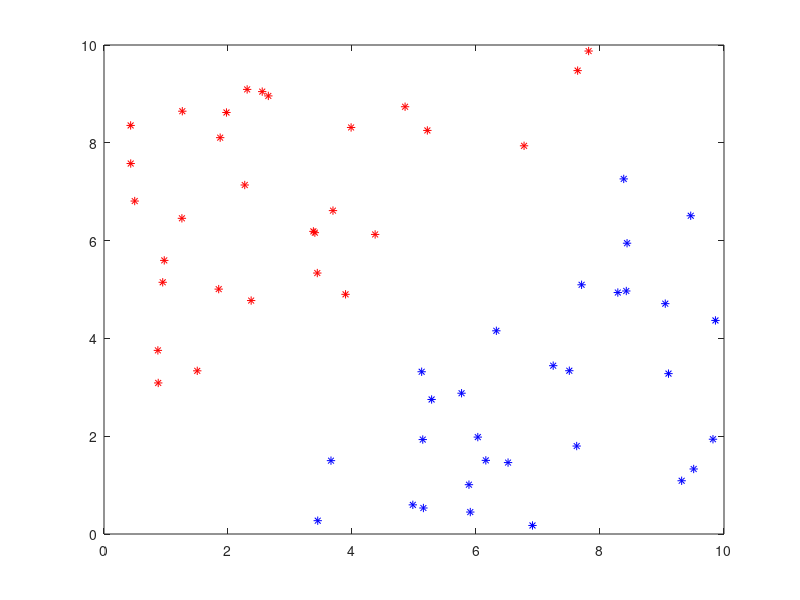

The MATLAB script that drew this image:
%% 
% *Linear Support Vector Machine - Primal Model*
% 
% Find the separating hyperplane with maximum margin for the data set given 
% by A and B values:

close all;
clear;
clc;

matlab.lang.OnOffSwitchState = 1;

A=[ 0.4952    6.8088    
    2.6505    8.9590    
    3.4403    5.3366    
    3.4010    6.1624    
    5.2153    8.2529    
    7.6393    9.4764    
    1.5041    3.3370    
    3.9855    8.3138    
    1.8500    5.0079    
    1.2631    8.6463    
    3.8957    4.9014    
    1.9751    8.6199    
    1.2565    6.4558    
    4.3732    6.1261    
    0.4297    8.3551    
    3.6931    6.6134    
    7.8164    9.8767    
    4.8561    8.7376    
    6.7750    7.9386    
    2.3734    4.7740 
    0.8746    3.0892  
    2.3088    9.0919   
    2.5520    9.0469  
    3.3773    6.1886  
    0.8690    3.7550   
    1.8738    8.1053   
    0.9469    5.1476   
    0.9718    5.5951   
    0.4309    7.5763   
    2.2699    7.1371 ];

B=[7.2450    3.4422
   7.7030    5.0965 
   5.7670    2.8791 
   3.6610    1.5002  
   9.4633    6.5084
   9.8221    1.9383 
   8.2874    4.9380 
   5.9078    0.4489 
   4.9810    0.5962 
   5.1516    0.5319 
   8.4363    5.9467  
   8.4240    4.9696  
   7.6240    1.7988
   3.4473    0.2725 
   9.0528    4.7106  
   9.1046    3.2798   
   6.9110    0.1745  
   5.1235    3.3181  
   7.5051    3.3392  
   6.3283    4.1555   
   6.1585    1.5058
   8.3827    7.2617 
   5.2841    2.7510 
   5.1412    1.9314
   6.0290    1.9818  
   5.8863    1.0087  
   9.5110    1.3298 
   9.3170    1.0890  
   6.5170    1.4606   
   9.8621    4.3674]; 
%%
% Show values distribution
xlim = ([0 10]);
ylim = ([0 10]);
plot(A(:,1), A(:,2), "r*", B(:,1), B(:,2), "b*");
%%
% Training Set
T = [A;B];

% Set Values
nA = size(A,1);
nB = size(B,1);

Q = [1 0 0
     0 1 0
     0 0 0];

D = [-A -ones(nA,1)
      B  ones(nB,1)];

d = -ones(nA+nB, 1);

f = zeros(3,1);

% Set Problem
options = optimset("LargeScale", "off", "Display", "off");
lambda = quadprog(Q,f,D,d,[],[],[],[],[],options);

% Set w and b
w = lambda(1:2);
b = lambda(3);

% Plot with the Max Margins 
x = 0:0.1:10;
u = (-w(1)/w(2)).*x - b/w(2);
v = (-w(1)/w(2)).*x + (1-b)/w(2);
vv = (-w(1)/w(2)).*x + (-1-b)/w(2);

plot(A(:,1), A(:,2), "r*", B(:,1), B(:,2), "b*");
hold on
xlim = ([0 10]);
ylim = ([0 10]);
plot(x,u, "k-", x,v,"r-", x,vv, "b-");